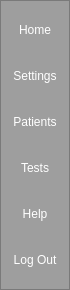
        <widget class="QFrame" name="frame_left_menu">
         <property name="minimumSize">
          <size>
           <width>70</width>
           <height>0</height>
          </size>
         </property>
         <property name="maximumSize">
          <size>
           <width>70</width>
           <height>16777215</height>
          </size>
         </property>
         <property name="styleSheet">
          <string notr="true">background-color: rgb(158, 158, 158)</string>
         </property>
         <property name="frameShape">
          <enum>QFrame::StyledPanel</enum>
         </property>
         <property name="frameShadow">
          <enum>QFrame::Raised</enum>
         </property>
         <layout class="QVBoxLayout" name="verticalLayout_3">
          <property name="spacing">
           <number>0</number>
          </property>
          <property name="leftMargin">
           <number>0</number>
          </property>
          <property name="topMargin">
           <number>0</number>
          </property>
          <property name="rightMargin">
           <number>0</number>
          </property>
          <property name="bottomMargin">
           <number>0</number>
          </property>
          <item>
           <widget class="QFrame" name="frame_top_menu">
            <property name="frameShape">
             <enum>QFrame::NoFrame</enum>
            </property>
            <property name="frameShadow">
             <enum>QFrame::Raised</enum>
            </property>
            <layout class="QVBoxLayout" name="verticalLayout_4">
             <item>
              <widget class="QPushButton" name="btn_home">
               <property name="minimumSize">
                <size>
                 <width>0</width>
                 <height>40</height>
                </size>
               </property>
               <property name="styleSheet">
                <string notr="true">QPushButton{
 	color: rgb(255, 255, 255);
	background-color: rgb(158, 158, 158);
	border: 0px solid;
}

QPushButton:hover{
	background-color: rgb(78, 202, 255);
}</string>
               </property>
               <property name="text">
                <string>Home</string>
               </property>
              </widget>
             </item>
             <item>
              <widget class="QPushButton" name="btn_settings">
               <property name="minimumSize">
                <size>
                 <width>0</width>
                 <height>40</height>
                </size>
               </property>
               <property name="styleSheet">
                <string notr="true">QPushButton{
 	color: rgb(255, 255, 255);
	background-color: rgb(158, 158, 158);
	border: 0px solid;
}

QPushButton:hover{
	background-color: rgb(78, 202, 255);
}</string>
               </property>
               <property name="text">
                <string>Settings</string>
               </property>
              </widget>
             </item>
             <item>
              <widget class="QPushButton" name="btn_patients_test">
               <property name="minimumSize">
                <size>
                 <width>0</width>
                 <height>40</height>
                </size>
               </property>
               <property name="styleSheet">
                <string notr="true">QPushButton{
 	color: rgb(255, 255, 255);
	background-color: rgb(158, 158, 158);
	border: 0px solid;
}

QPushButton:hover{
	background-color: rgb(78, 202, 255);
}</string>
               </property>
               <property name="text">
                <string>Patients</string>
               </property>
              </widget>
             </item>
             <item>
              <widget class="QPushButton" name="btn_tests">
               <property name="minimumSize">
                <size>
                 <width>0</width>
                 <height>40</height>
                </size>
               </property>
               <property name="styleSheet">
                <string notr="true">QPushButton{
 	color: rgb(255, 255, 255);
	background-color: rgb(158, 158, 158);
	border: 0px solid;
}

QPushButton:hover{
	background-color: rgb(78, 202, 255);
}</string>
               </property>
               <property name="text">
                <string>Tests</string>
               </property>
              </widget>
             </item>
             <item>
              <widget class="QPushButton" name="btn_help">
               <property name="minimumSize">
                <size>
                 <width>0</width>
                 <height>40</height>
                </size>
               </property>
               <property name="styleSheet">
                <string notr="true">QPushButton{
 	color: rgb(255, 255, 255);
	background-color: rgb(158, 158, 158);
	border: 0px solid;
}

QPushButton:hover{
	background-color: rgb(78, 202, 255);
}</string>
               </property>
               <property name="text">
                <string>Help</string>
               </property>
              </widget>
             </item>
             <item>
              <widget class="QPushButton" name="btn_logout">
               <property name="minimumSize">
                <size>
                 <width>0</width>
                 <height>40</height>
                </size>
               </property>
               <property name="layoutDirection">
                <enum>Qt::LeftToRight</enum>
               </property>
               <property name="styleSheet">
                <string notr="true">QPushButton{
 	color: rgb(255, 255, 255);
	background-color: rgb(158, 158, 158);
	border: 0px solid;
}

QPushButton:hover{
	background-color: rgb(78, 202, 255);
}</string>
               </property>
               <property name="text">
                <string>Log Out</string>
               </property>
              </widget>
             </item>
            </layout>
           </widget>
          </item>
         </layout>
        </widget>
